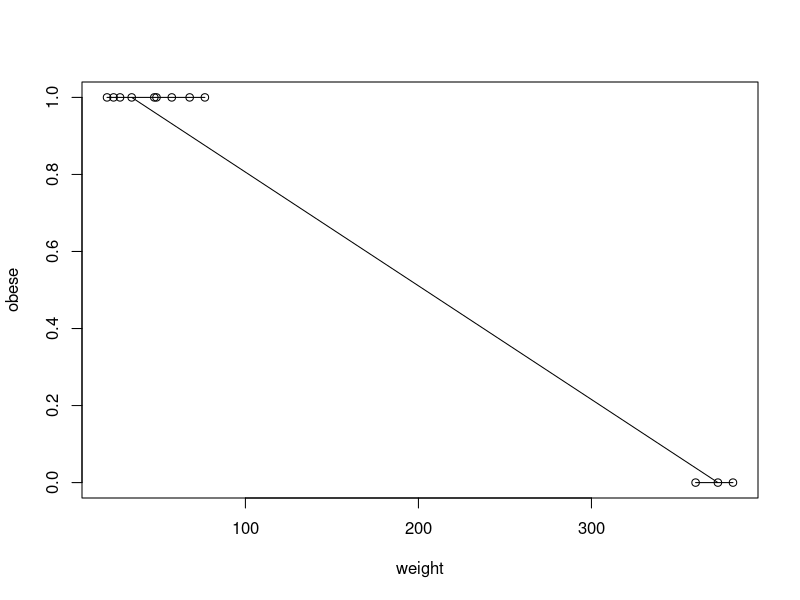
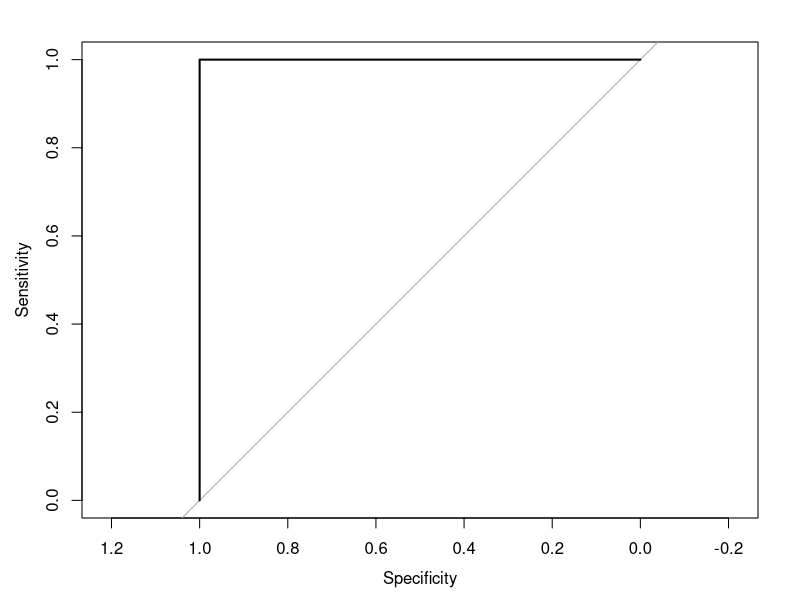
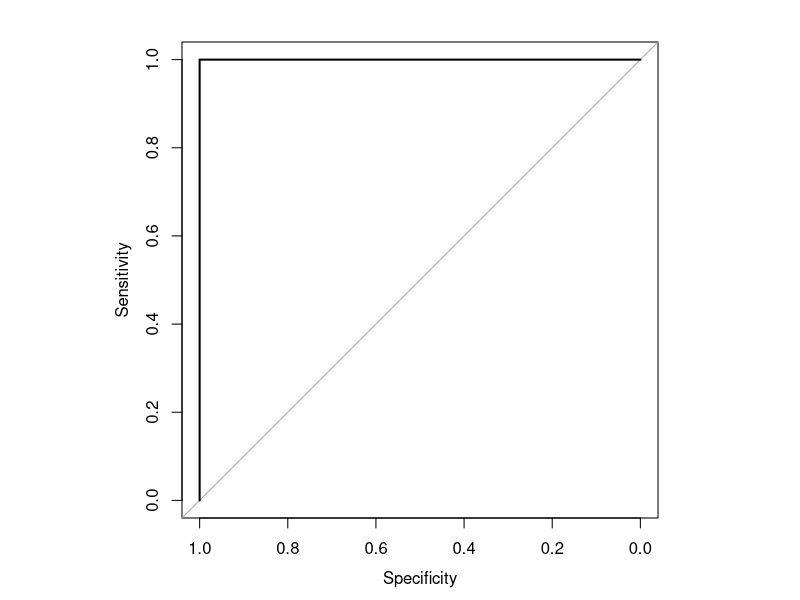
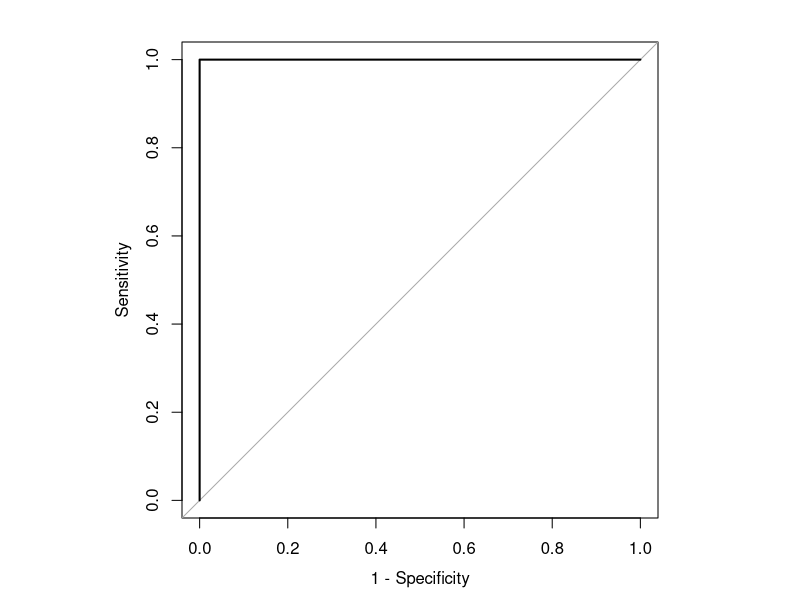
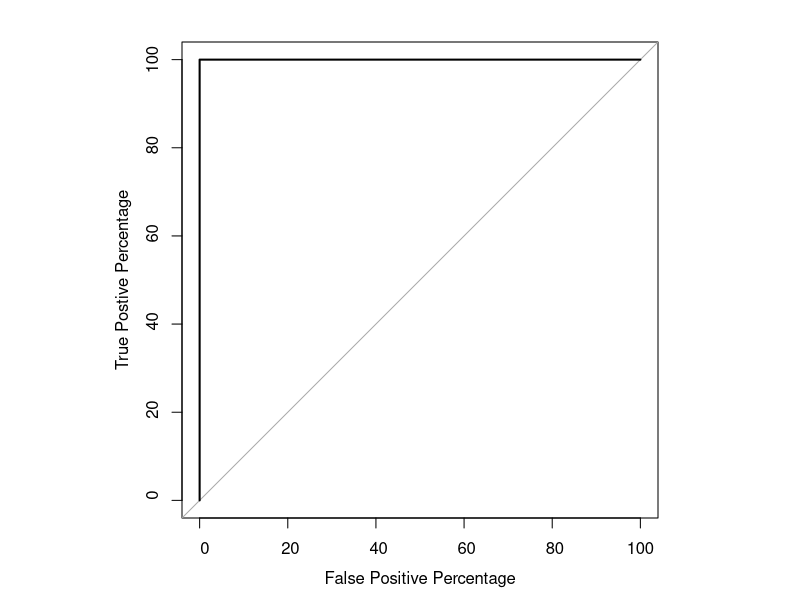
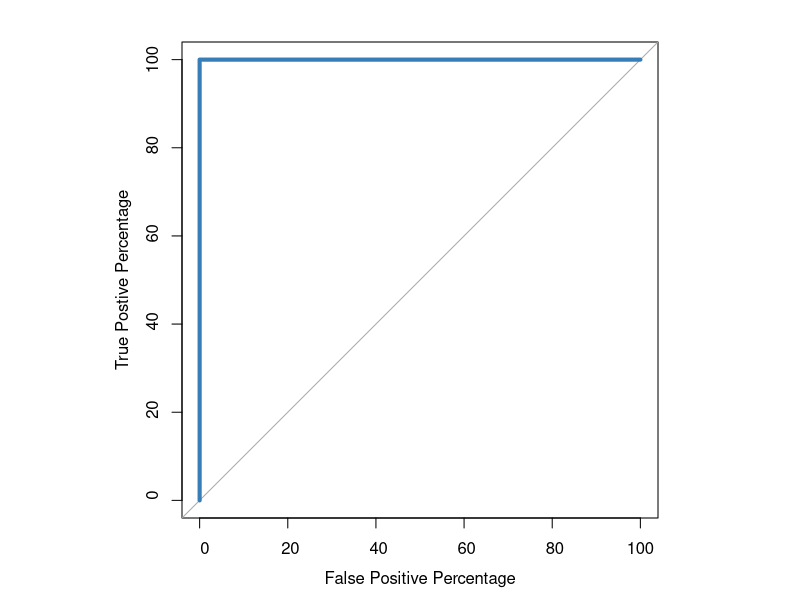
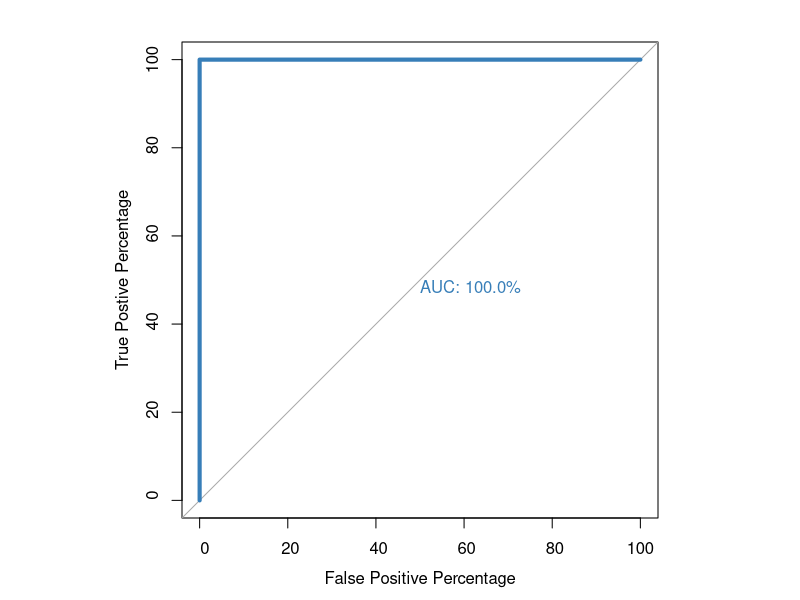
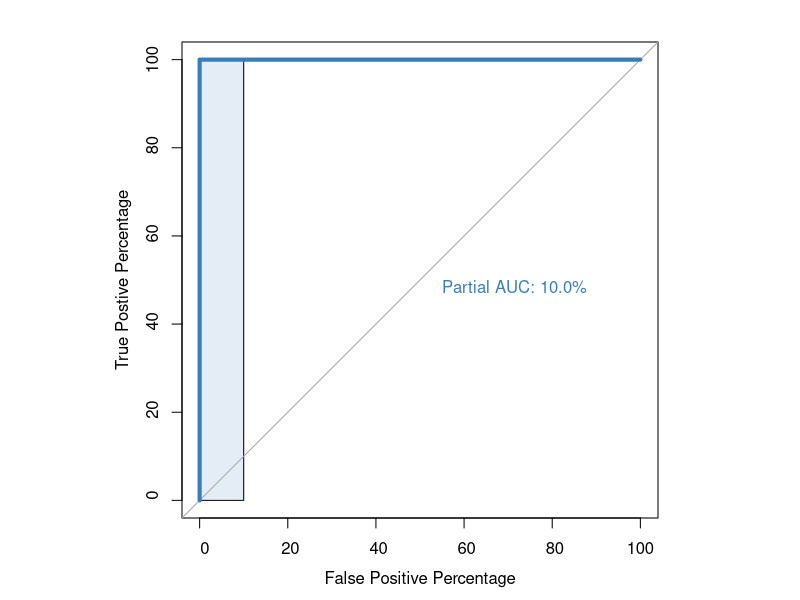

The R source for these figures, in order:
getwd()
setwd("E:/DWCT/DEG/GSE219036_6_june/POMA/14-marker")
#BiocManager::install("pROC")
#package_version("pROC")
library(pROC)

X <- read.csv("11_pROC.csv" , header = TRUE,row.names = 1)
# Define the outcome variable and the hub gene expression
obese <- X$Group

################################# 14 gene ############################

#1
weight <- X$WDR37
#2
weight <- X$NFAT5
#3
weight <- X$ICAM5
#4
weight <- X$ELL
#5
weight <- X$PLAGL1
#6
weight <- X$DHX38
#7
weight <- X$GATA6
#8 
weight <- X$ZNF212
#9
weight <- X$CBX6
#10
weight <- X$ATP5MG
#11
weight <- X$GM2A



############################################################

plot(x=weight, y=obese)

y <- as.data.frame(weight)
glm.fit=glm(obese ~ weight, family=binomial)

H <- as.data.frame(glm.fit$fitted.values)


lines(weight, glm.fit$fitted.values)



roc(obese, glm.fit$fitted.values, plot=TRUE)



## Now let's configure R so that it prints the graph as a square.
##
par(pty = "s") ## pty sets the aspect ratio of the plot region. Two options:
##                "s" - creates a square plotting region
##                "m" - (the default) creates a maximal plotting region
roc(obese, glm.fit$fitted.values, plot=TRUE)

## NOTE: By default, roc() uses specificity on the x-axis and the values range
## from 1 to 0. This makes the graph look like what we would expect, but the
## x-axis itself might induce a headache. To use 1-specificity (i.e. the 
## False Positive Rate) on the x-axis, set "legacy.axes" to TRUE.
roc(obese, glm.fit$fitted.values, plot=TRUE, legacy.axes=TRUE)

## If you want to rename the x and y axes...
roc(obese, glm.fit$fitted.values, plot=TRUE, legacy.axes=TRUE, percent=TRUE, xlab="False Positive Percentage", ylab="True Postive Percentage")

## We can also change the color of the ROC line, and make it wider...
roc(obese, glm.fit$fitted.values, plot=TRUE, legacy.axes=TRUE, percent=TRUE, xlab="False Positive Percentage", ylab="True Postive Percentage", col="#377eb8", lwd=4)

## If we want to find out the optimal threshold we can store the 
## data used to make the ROC graph in a variable...
roc.info <- roc(obese, glm.fit$fitted.values, legacy.axes=TRUE)
str(roc.info)

## and then extract just the information that we want from that variable.
roc.df <- data.frame(
  tpp=roc.info$sensitivities*100, ## tpp = true positive percentage
  fpp=(1 - roc.info$specificities)*100, ## fpp = false positive precentage
  thresholds=roc.info$thresholds)

head(roc.df) ## head() will show us the values for the upper right-hand corner
## of the ROC graph, when the threshold is so low 
## (negative infinity) that every single sample is called "obese".
## Thus TPP = 100% and FPP = 100%

tail(roc.df) ## tail() will show us the values for the lower left-hand corner
## of the ROC graph, when the threshold is so high (infinity) 
## that every single sample is called "not obese". 
## Thus, TPP = 0% and FPP = 0%

## now let's look at the thresholds between TPP 60% and 80%...
roc.df[roc.df$tpp > 60 & roc.df$tpp < 80,]

## We can calculate the area under the curve...
roc(obese, glm.fit$fitted.values, plot=TRUE, legacy.axes=TRUE, percent=TRUE, xlab="False Positive Percentage", ylab="True Postive Percentage", col="#377eb8", lwd=4, print.auc=TRUE)

## ...and the partial area under the curve.
roc(obese, glm.fit$fitted.values, plot=TRUE, legacy.axes=TRUE, percent=TRUE, xlab="False Positive Percentage", ylab="True Postive Percentage", col="#377eb8", lwd=4, print.auc=TRUE, print.auc.x=45, partial.auc=c(100, 90), auc.polygon = TRUE, auc.polygon.col = "#377eb822")


#######################################
##
## Now let's fit the data with a random forest...
##
#######################################
#install.packages("randomForest")
#BiocManager::install("randomForest")
#install.packages("randomForest") 
library("randomForest")
rf.model <- randomForest(factor(obese) ~ weight)

## ROC for random forest
roc(obese, rf.model$votes[,1], plot=TRUE, legacy.axes=TRUE, percent=TRUE, xlab="False Positive Percentage", ylab="True Postive Percentage", col="#4daf4a", lwd=4, print.auc=TRUE)

# Plotting model 
plot(rf.model) 

# Importance plot 
importance(rf.model) 

# Variable importance plot 
varImpPlot(rf.model) 
#######################################
##
## Now layer logistic regression and random forest ROC graphs..
##
#######################################
roc(obese, glm.fit$fitted.values, plot=TRUE, legacy.axes=TRUE, percent=TRUE, xlab="False Positive Percentage", ylab="True Postive Percentage", col="#377eb8", lwd=4, print.auc=TRUE)

plot.roc(obese, rf.model$votes[,1], percent=TRUE, col="#4daf4a", lwd=4, print.auc=TRUE, add=TRUE, print.auc.y=40)
legend("bottomright", legend=c("Logisitic Regression", "Random Forest"), col=c("#377eb8", "#4daf4a"), lwd=4)


#######################################
##
## Now that we're done with our ROC fun, let's reset the par() variables.
## There are two ways to do it...
##
#######################################
par(pty = "m")


# Select the 11 genes
genes <- X[, c("WDR37", "NFAT5", "ICAM5", "ELL", "PLAGL1", "DHX38",
               "GATA6", "ZNF212", "CBX6", "ATP5MG", "GM2A")]

# Convert genes to data frame
genes <- as.data.frame(genes)
head(genes)
# Random Forest with all genes
rf.model = randomForest(factor(obese) ~ ., data = genes)


# Plotting model 
plot(rf.model) 

# Importance plot 
importance(rf.model) 

# Variable importance plot 
varImpPlot(rf.model) 



#########################################################################################################

# Load necessary libraries
library(randomForest)
library(pROC)
library(ggplot2)
getwd()
setwd("E:/DWCT/DEG/GSE219036_6_june/POMA/14-marker")
#BiocManager::install("pROC")
#package_version("pROC")
library(pROC)

X <- read.csv("11_pROC.csv" , header = TRUE,row.names = 1)

# Define the outcome variable and the gene expressions
obese <- X$Group

genes <- X[, c("WDR37", "NFAT5", "ICAM5", "ELL", "PLAGL1", "DHX38", "GATA6", "ZNF212", "CBX6", "ATP5MG", "GM2A")]


# Convert genes to data frame
genes <- as.data.frame(genes)

# Fit Random Forest model with all genes
rf.model <- randomForest(factor(obese) ~ ., data = genes)

# Plotting Random Forest model
plot(rf.model)

# Importance plot
importance(rf.model)

# Variable importance plot
varImpPlot(rf.model)

# Extract and print importance scores
importance_scores <- importance(rf.model)
print(importance_scores)

# Fit logistic regression model with all genes
glm.fit <- glm(obese ~ ., data = genes, family = binomial)

# Extract coefficients
coefficients <- summary(glm.fit)$coefficients
print(coefficients)

# Create a data frame with coefficients for better visualization
coeff_df <- data.frame(Gene = rownames(coefficients), Coefficient = coefficients[, "Estimate"])
print(coeff_df)

# Plot the coefficients
ggplot(coeff_df, aes(x = Gene, y = Coefficient)) +
  geom_bar(stat = "identity") +
  theme(axis.text.x = element_text(angle = 90, hjust = 1)) +
  ggtitle("Logistic Regression Coefficients")

# Layering logistic regression and random forest ROC graphs
roc(obese, glm.fit$fitted.values, plot=TRUE, legacy.axes=TRUE, percent=TRUE, 
    xlab="False Positive Percentage", ylab="True Positive Percentage", col="#377eb8", lwd=4, print.auc=TRUE)

# Adding ROC for Random Forest model
plot.roc(obese, rf.model$votes[,1], percent=TRUE, col="#4daf4a", lwd=4, print.auc=TRUE, add=TRUE, print.auc.y=40)

# Adding legend to the ROC plot
legend("bottomright", legend=c("Logistic Regression", "Random Forest"), col=c("#377eb8", "#4daf4a"), lwd=4)










# Extract and prepare importance scores
importance_scores <- data.frame(
  Gene = rownames(importance(rf.model)),
  Importance = importance(rf.model)[, 1]
)

# Plot the importance scores
ggplot(importance_scores, aes(x = reorder(Gene, Importance), y = Importance)) +
  geom_bar(stat = "identity", fill = "orange") +
  coord_flip() +
  theme_minimal() +
  labs(title = "Random Forest Feature Importance",
       x = "Gene",
       y = "Importance Score") +
  theme(axis.text.x = element_text(angle = 45, hjust = 1))
